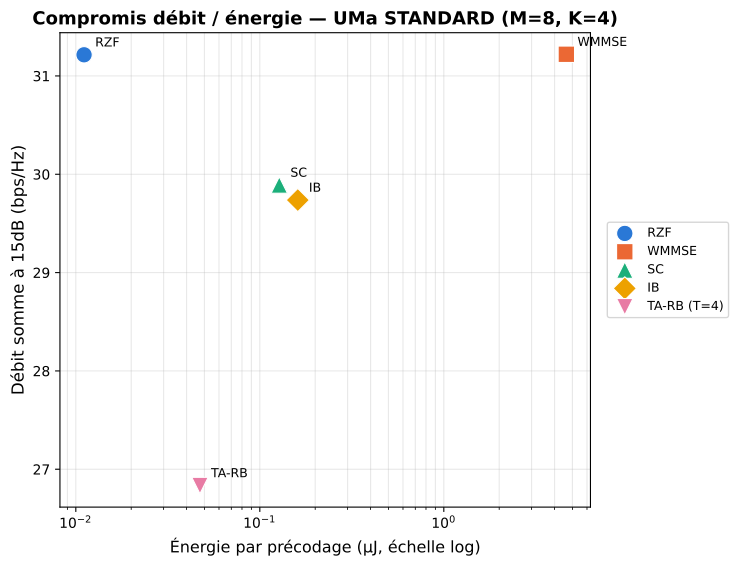

Write Python code to recreate this figure.
"""
figB_pareto_energy.py — Figure B, UMa STANDARD (M=8, K=4) : Pareto
débit/énergie. Pas de T-sweep sur ce régime (TA-RB à T=4 fixe,
référence identifiée sur UMi standard) -- 5 points, **purement
descriptif, aucune recommandation ni mise en avant visuelle**.

Usage: python3 figB_pareto_energy.py  (depuis son propre dossier, CPU)
"""
import json
import numpy as np
import matplotlib
matplotlib.use('Agg')
import matplotlib.pyplot as plt

DATA_DIR = '../../results/'

COLORS = {'RZF': '#2a78d6', 'WMMSE': '#eb6834', 'SC': '#1baf7a', 'IB': '#eda100', 'TA-RB': '#e87ba4'}
MARKERS = {'RZF': 'o', 'WMMSE': 's', 'SC': '^', 'IB': 'D', 'TA-RB': 'v'}
LABELS = {'RZF': 'RZF', 'WMMSE': 'WMMSE', 'SC': 'SC', 'IB': 'IB', 'TA-RB': 'TA-RB (T=4)'}
ARCH_KEY = {'SC': 'single_sc', 'IB': 'intra_rb', 'TA-RB': 'ta_rb_residual'}

classical = np.load(DATA_DIR + 'classical_comparison_M8K4_uma.npy', allow_pickle=True).item()
snr_classical = classical['snr']
energy_v2 = json.load(open(DATA_DIR + 'complexity_energy_signed_attn_v2.json'))
energy_by_method = {r['method']: r for r in energy_v2 if r['precision'] == 'INT8'}
energy_fp32 = {r['method']: r for r in energy_v2 if r['precision'] == 'FP32'}
energy_per_T = json.load(open(DATA_DIR + 'energy_per_T_signed_attn.json'))
data = {k: json.load(open(DATA_DIR + f'diag_uma_signed_attn_{ARCH_KEY[k]}.json')) for k in ('SC', 'IB', 'TA-RB')}

rate15_rzf = float(np.interp(15.0, snr_classical, classical['rzf_full']))
rate15_wmmse = float(np.interp(15.0, snr_classical, classical['wmmse']))
points = {
    'RZF':   (energy_fp32['RZF']['energy_uj'], rate15_rzf),
    'WMMSE': (energy_fp32['WMMSE (I=10)']['energy_uj'], rate15_wmmse),
    'SC':    (energy_by_method['SingleSC-signed_attn']['energy_uj'], data['SC']['evals_perfect']['15.0']),
    'IB':    (energy_by_method['IntraRB-signed_attn']['energy_uj'], data['IB']['evals_perfect']['15.0']),
    'TA-RB': (energy_per_T['4']['energy_int8_uJ'], data['TA-RB']['evals_perfect']['15.0']),
}

fig, ax = plt.subplots(figsize=(7.5, 5.8))
for k, (e, r) in points.items():
    ax.scatter(e, r, s=140, color=COLORS[k], marker=MARKERS[k], label=LABELS[k],
               zorder=3, edgecolors='white', linewidths=0.8)
    ax.annotate(k, (e, r), textcoords='offset points', xytext=(8, 6), fontsize=9)

ax.set_xscale('log')
ax.set_xlabel('Énergie par précodage (µJ, échelle log)', fontsize=11.5)
ax.set_ylabel('Débit somme à 15dB (bps/Hz)', fontsize=12)
ax.set_title('Compromis débit / énergie — UMa STANDARD (M=8, K=4)', fontsize=13, fontweight='bold')
ax.legend(fontsize=9, loc='center left', bbox_to_anchor=(1.02, 0.5))
ax.grid(True, alpha=0.3, which='both')
fig.tight_layout()
fig.savefig('figB_pareto_energy.png', dpi=200, bbox_inches='tight')
fig.savefig('figB_pareto_energy.pdf', bbox_inches='tight')
plt.close(fig)

out = {k: {'energy_uj': e, 'rate15': r} for k, (e, r) in points.items()}
with open('figB_pareto_energy.json', 'w') as f:
    json.dump(out, f, indent=2)
print('✅ Figure B (UMa STANDARD) -> figB_pareto_energy.{png,pdf,json}')
